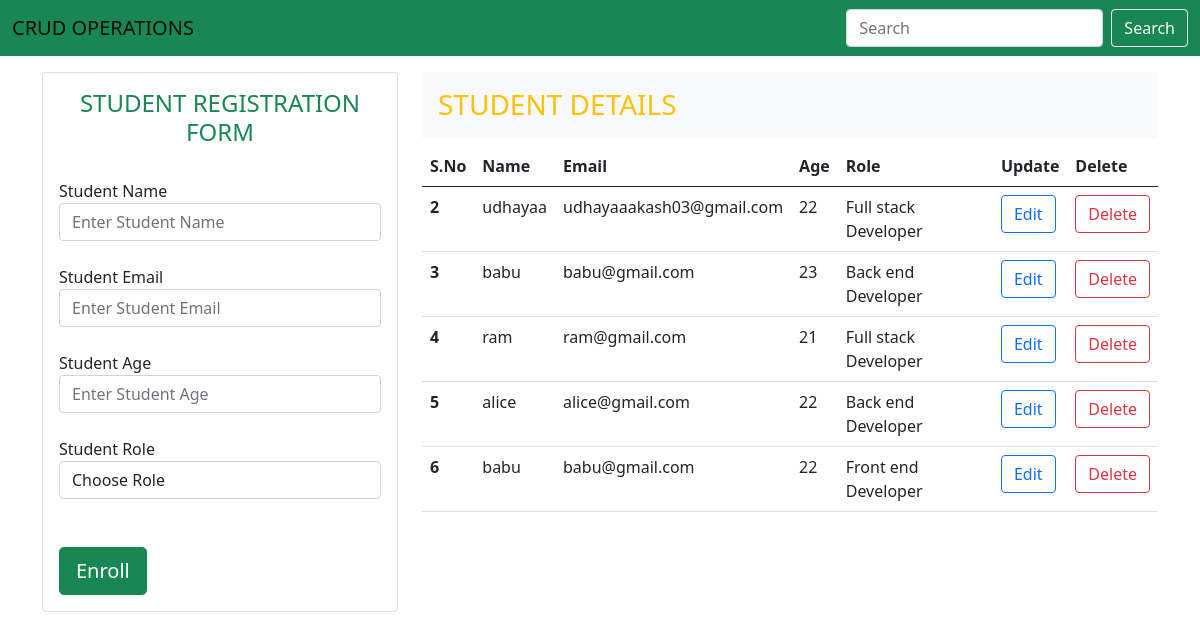
The page / on the database its author committed.
### app_name/models.py (models this page shows)
class Register(models.Model):
    name = models.CharField(max_length=100)
    email = models.EmailField()
    age = models.IntegerField()
    role = models.CharField(max_length=100)

### app_name/views.py (the view)
# urls.py: path('',views.home, name='home'),
def home(request):
    register_entries = Register.objects.all()
    return render(request, "home.html", {"register_entries": register_entries})

### templates/home.html (shortened to what this page needs)
<!doctype html>
<html lang="en">
<head>
    <link href="https://cdn.jsdelivr.net/npm/bootstrap@5.0.2/dist/css/bootstrap.min.css" rel="stylesheet"
>
</head>
<body>
    <nav class="navbar navbar-expand-lg navbar-light bg-success">
        <div class="container-fluid">
            <a class="navbar-brand" href="#">CRUD OPERATIONS</a>
            <form class="d-flex">
                <input class="form-control me-2" type="search" placeholder="Search" aria-label="Search">
                <button class="btn btn-outline-light" type="submit">Search</button>
            </form>
        </div>
    </nav>
    <div class="container mt-3">
        <div class="row">
            <div class="col-md-4">
                <div class="card">
                    <div class="card-title">
                        <h4 class="text-center text-success mt-3">STUDENT REGISTRATION FORM</h4>
                    </div>
                    <div class="card-text p-3">
                        <form action="/register" method="post">{% csrf_token %}
                            <label for="name ">Student Name</label>
                            <input class="form-control" type="text" name="name" id="name" placeholder="Enter Student Name" Required><br>
                            <label for="email">Student Email</label>
                            <input class="form-control" type="email" name="email" id="email" placeholder="Enter Student Email" Required><br>
                            <label for="age ">Student Age</label>
                            <input class="form-control" type="number" name="age" id="age" placeholder="Enter Student Age" Required><br>
                            <label for="role">Student Role</label>
                            <select id="role" class="form-control" name="role" id="role">
                                <option selected>Choose Role</option>
                            </select>
                            <br><br>
                            <button type="submit" class="btn btn-success btn-lg btn-block">Enroll</button>
                        </form>
                    </div>
                </div>
            </div>
            <div class="col-md-8">
                   <h3 class="bg-light text-warning p-3"> STUDENT DETAILS</h3>
                   <table class="table">
  <thead>
    <tr>
      <th scope="col">S.No</th>
      <th scope="col">Name</th>
      <th scope="col">Email</th>
      <th scope="col">Age</th>
      <th scope="col">Role</th>
      <th scope="col">Update</th>
      <th scope="col">Delete</th>
    </tr>
  </thead>
  <tbody>
    {% for i in register_entries %}
    <tr>
      <th scope="row">{{i.id}}</th>
      <td>{{i.name}}</td>
      <td>{{i.email}}</td>
      <td>{{i.age}}</td>
      <td>{{i.role}}</td>
      <td><a href="/update/{{i.id}}" class="btn btn-outline-primary">Edit</a></td>
      <td><a href="/delete/{{i.id}}" class="btn btn-outline-danger">Delete</a></td>
    </tr>
    {% endfor %}
  </tbody>
</table>
            </div>
        </div>
    </div>
</body>
</html>

### rows shown on the page
Register: id "2", name "udhayaa", email "udhayaaakash03@gmail.com", age "22", role "Full stack Developer"
Register: id "3", name "babu", email "babu@gmail.com", age "23", role "Back end Developer"
Register: id "4", name "ram", email "ram@gmail.com", age "21", role "Full stack Developer"
Register: id "5", name "alice", email "alice@gmail.com", age "22", role "Back end Developer"
Register: id "6", name "babu", email "babu@gmail.com", age "22", role "Front end Developer"
